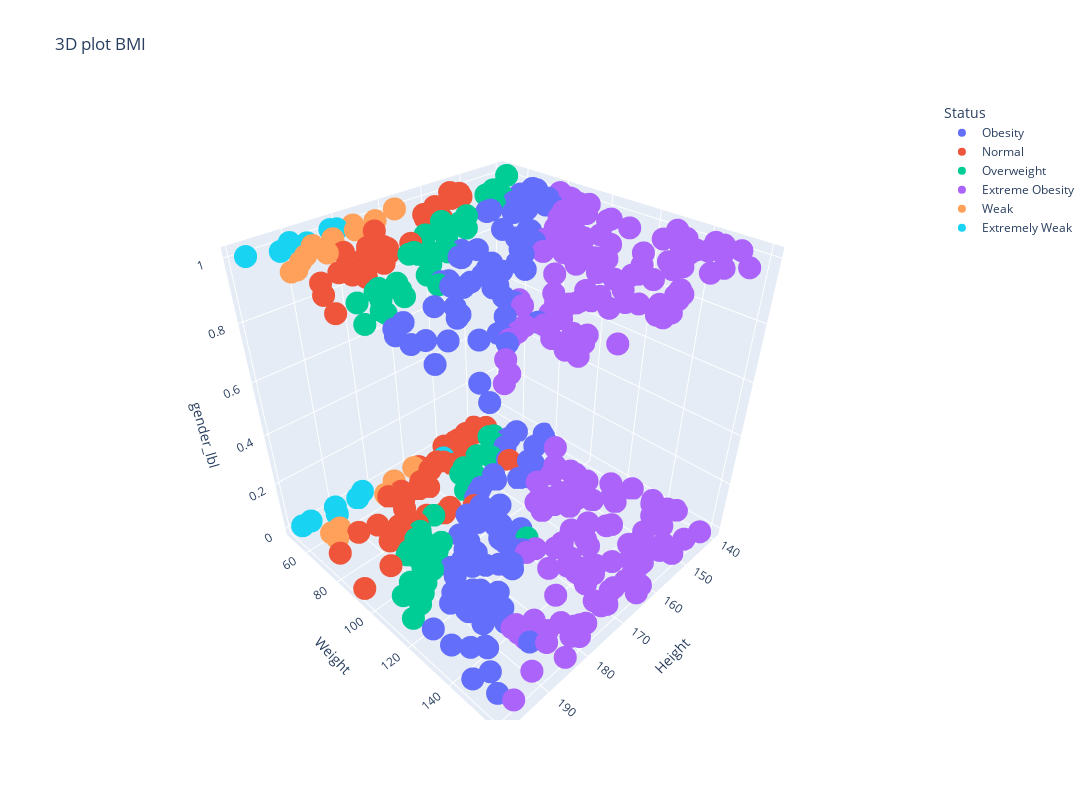

The cell this chart's notebook holds for it:
### Code cell
fig = px.scatter_3d(data_visual, x='Height', y='Weight', z='gender_lbl',
              color='Status', width=1200, height=800, title="3D plot BMI")
fig.show()

### Figure 1 — Plotly figure (JSON) as saved in the notebook; plotly's stock layout.template omitted (floating-point values rounded to 4 significant figures; data arrays with more than 128 entries replaced by an {"elided": "..."} marker saying what was removed)
{"data": [{"hovertemplate": "Status=Obesity<br>Height=%{x}<br>Weight=%{y}<br>gender_lbl=%{z}<extra></extra>", "legendgroup": "Obesity", "marker": {"color": "#636efa", "symbol": "circle"}, "mode": "markers", "name": "Obesity", "scene": "scene", "showlegend": true, "type": "scatter3d", "x": {"elided": "130 int values"}, "y": {"elided": "130 int values"}, "z": {"elided": "130 int values"}}, {"hovertemplate": "Status=Normal<br>Height=%{x}<br>Weight=%{y}<br>gender_lbl=%{z}<extra></extra>", "legendgroup": "Normal", "marker": {"color": "#EF553B", "symbol": "circle"}, "mode": "markers", "name": "Normal", "scene": "scene", "showlegend": true, "type": "scatter3d", "x": [189, 195, 155, 191, 172, 185, 157, 185, 190, 168, 153, 180, 177, 192, 165, 154, 187, 169, 199, 184, 181, 188, 180, 173, 153, 174, 166, 162, 157, 190, 156, 169, 188, 179, 180, 148, 199, 165, 172, 157, 155, 191, 162, 157, 184, 197, 160, 163, 197, 150, 167, 180, 183, 182, 186, 162, 177, 178, 165, 182, 183, 176, 175, 181, 178, 167, 151, 187, 164], "y": [87, 81, 51, 79, 67, 81, 56, 76, 83, 59, 51, 75, 61, 90, 57, 54, 70, 54, 99, 76, 78, 80, 73, 82, 78, 65, 61, 58, 52, 80, 52, 88, 81, 67, 60, 54, 92, 68, 62, 56, 57, 68, 58, 60, 83, 88, 51, 63, 72, 50, 58, 70, 76, 70, 68, 64, 61, 79, 62, 73, 79, 77, 83, 80, 65, 64, 55, 80, 59], "z": [1, 1, 1, 1, 0, 0, 1, 1, 1, 0, 0, 1, 1, 0, 0, 1, 0, 0, 1, 0, 1, 0, 1, 0, 0, 0, 1, 0, 0, 1, 0, 0, 1, 0, 0, 0, 0, 1, 0, 0, 1, 0, 1, 0, 1, 1, 0, 0, 0, 0, 0, 0, 0, 1, 1, 0, 0, 0, 1, 1, 0, 1, 0, 0, 0, 1, 0, 1, 0]}, {"hovertemplate": "Status=Overweight<br>Height=%{x}<br>Weight=%{y}<br>gender_lbl=%{z}<extra></extra>", "legendgroup": "Overweight", "marker": {"color": "#00cc96", "symbol": "circle"}, "mode": "markers", "name": "Overweight", "scene": "scene", "showlegend": true, "type": "scatter3d", "x": [195, 149, 189, 174, 192, 151, 190, 197, 161, 187, 164, 185, 164, 190, 183, 194, 149, 148, 194, 194, 195, 168, 140, 150, 182, 187, 192, 151, 181, 188, 162, 192, 165, 182, 179, 191, 166, 184, 177, 170, 178, 182, 188, 153, 178, 187, 172, 183, 162, 187, 188, 164, 185, 155, 179, 174, 185, 151, 176, 157, 183, 164, 187, 149, 195, 188, 198, 167], "y": [104, 61, 104, 90, 101, 64, 95, 114, 72, 89, 70, 100, 75, 105, 96, 111, 66, 60, 108, 106, 98, 115, 52, 60, 84, 102, 101, 67, 94, 100, 74, 108, 80, 84, 93, 96, 70, 86, 81, 81, 85, 98, 90, 70, 83, 94, 75, 105, 68, 92, 99, 71, 102, 71, 83, 90, 94, 62, 87, 66, 87, 71, 96, 61, 104, 99, 109, 79], "z": [0, 1, 1, 1, 0, 0, 1, 0, 1, 0, 0, 0, 1, 0, 0, 0, 1, 1, 1, 1, 1, 0, 1, 0, 0, 0, 1, 0, 0, 1, 0, 0, 1, 0, 1, 1, 1, 0, 0, 1, 1, 1, 0, 1, 1, 0, 1, 1, 0, 0, 1, 0, 0, 0, 1, 1, 0, 1, 1, 0, 0, 0, 1, 0, 0, 0, 1, 0]}, {"hovertemplate": "Status=Extreme Obesity<br>Height=%{x}<br>Weight=%{y}<br>gender_lbl=%{z}<extra></extra>", "legendgroup": "Extreme Obesity", "marker": {"color": "#ab63fa", "symbol": "circle"}, "mode": "markers", "name": "Extreme Obesity", "scene": "scene", "showlegend": true, "type": "scatter3d", "x": {"elided": "198 int values"}, "y": {"elided": "198 int values"}, "z": {"elided": "198 int values"}}, {"hovertemplate": "Status=Weak<br>Height=%{x}<br>Weight=%{y}<br>gender_lbl=%{z}<extra></extra>", "legendgroup": "Weak", "marker": {"color": "#FFA15A", "symbol": "circle"}, "mode": "markers", "name": "Weak", "scene": "scene", "showlegend": true, "type": "scatter3d", "x": [187, 178, 195, 176, 195, 184, 191, 168, 188, 193, 196, 180, 193, 185, 191, 179, 195, 174, 180, 188, 179, 170], "y": [62, 52, 65, 54, 69, 57, 62, 50, 57, 65, 69, 58, 61, 60, 62, 56, 61, 54, 59, 65, 56, 53], "z": [1, 1, 0, 0, 1, 1, 1, 1, 1, 1, 1, 0, 0, 1, 1, 1, 0, 1, 0, 1, 1, 0]}, {"hovertemplate": "Status=Extremely Weak<br>Height=%{x}<br>Weight=%{y}<br>gender_lbl=%{z}<extra></extra>", "legendgroup": "Extremely Weak", "marker": {"color": "#19d3f3", "symbol": "circle"}, "mode": "markers", "name": "Extremely Weak", "scene": "scene", "showlegend": true, "type": "scatter3d", "x": [191, 193, 181, 198, 190, 196, 185, 188, 183, 163, 190, 182, 198], "y": [54, 54, 51, 50, 50, 50, 52, 54, 50, 57, 50, 50, 50], "z": [0, 1, 1, 1, 0, 0, 0, 1, 0, 0, 1, 1, 0]}], "layout": {"height": 800, "legend": {"title": {"text": "Status"}, "tracegroupgap": 0}, "scene": {"aspectmode": "auto", "aspectratio": {"x": 1, "y": 1, "z": 1}, "domain": {"x": [0, 1], "y": [0, 1]}, "xaxis": {"title": {"text": "Height"}, "type": "linear"}, "yaxis": {"title": {"text": "Weight"}, "type": "linear"}, "zaxis": {"title": {"text": "gender_lbl"}, "type": "linear"}}, "title": {"text": "3D plot BMI"}, "width": 1200}}
